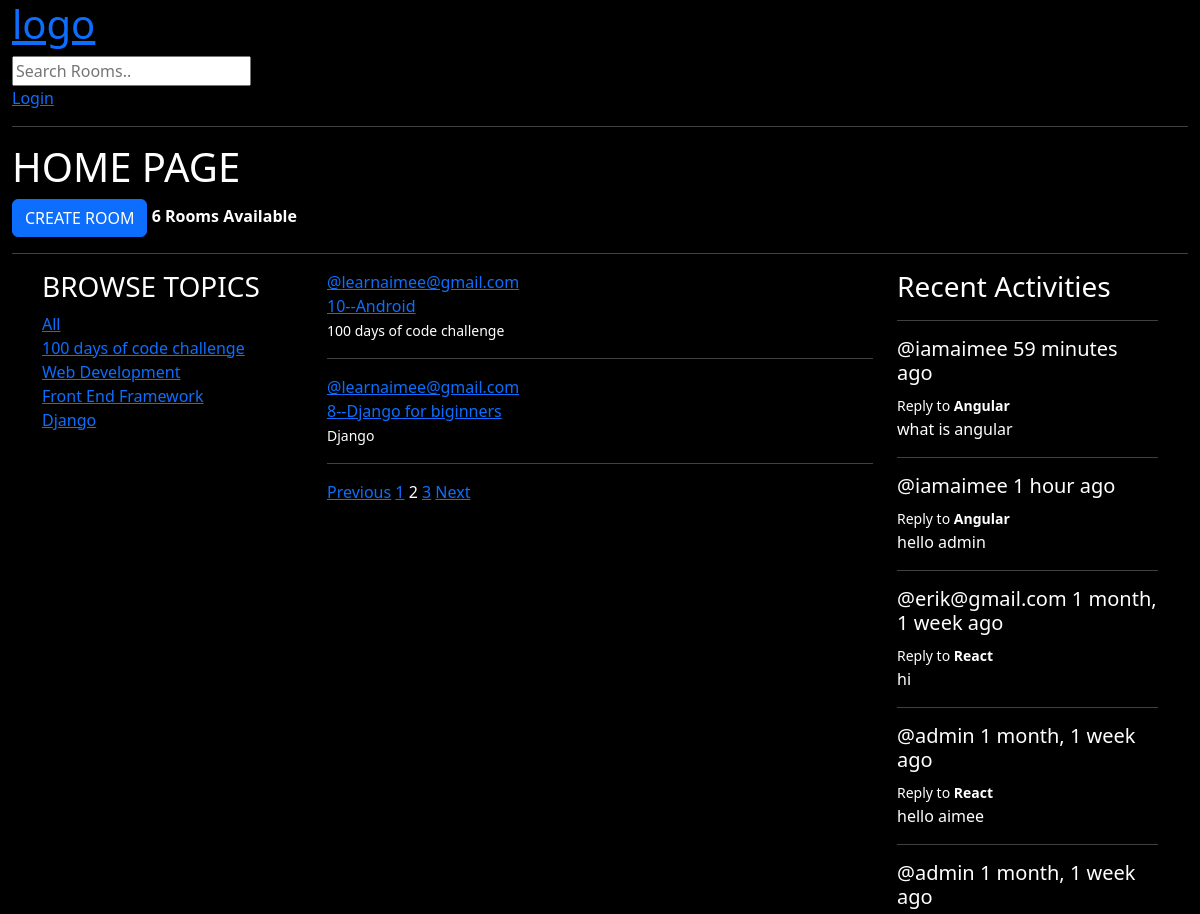
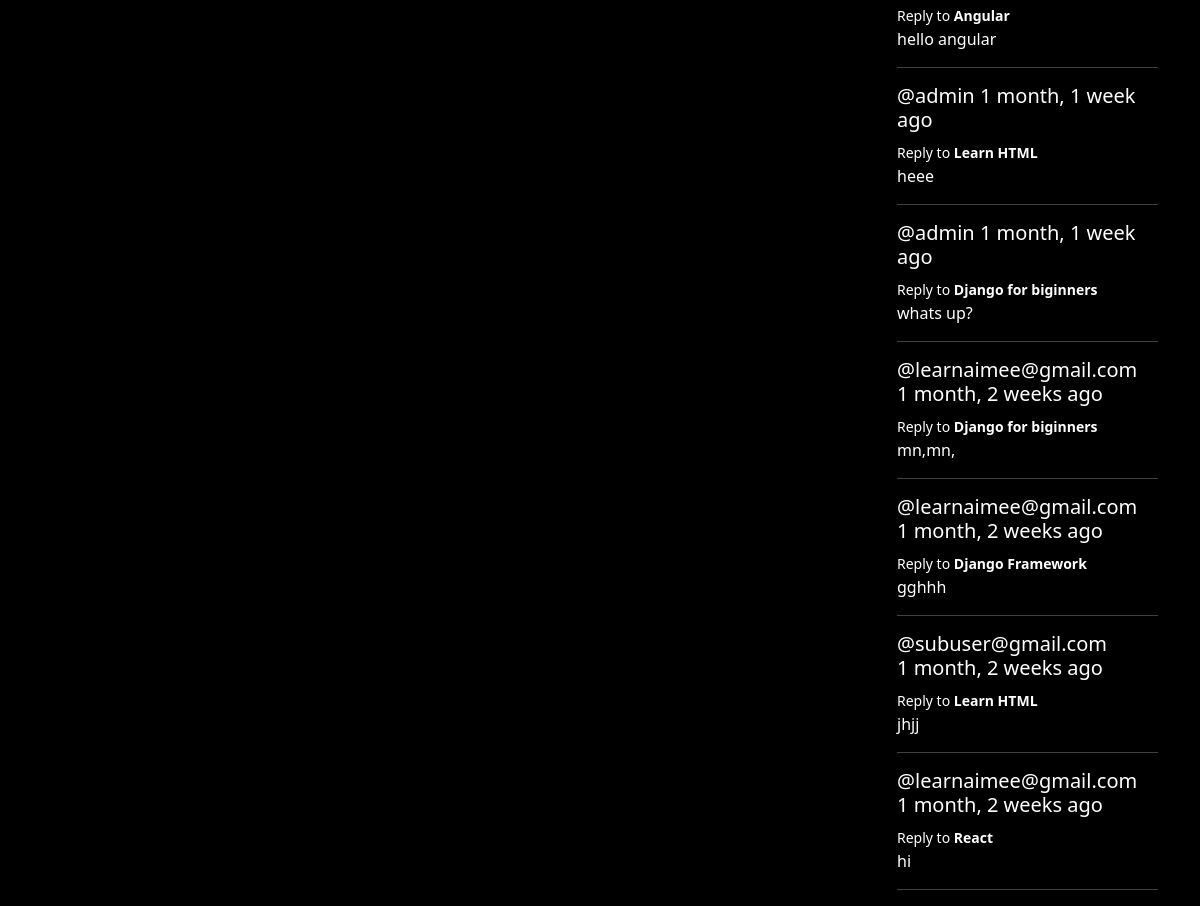
Screenshot of /?page=2 with the database file from the repository (2 pictures, top to bottom).
### base/models.py (models this page shows, shortened)
class Topic(models.Model):
    name = models.CharField(max_length=200)

class Room(models.Model):
    host= models.ForeignKey(User,on_delete=models.SET_NULL,null=True)
    topic = models.ForeignKey(Topic,on_delete=models.SET_NULL,null=True)
    name = models.CharField(max_length=200)
    description = models.TextField(null=True,blank=True)
    participants=models.ManyToManyField(User,related_name='participants',blank=True)
    updated= models.DateTimeField(auto_now=True)    # every save
    created =models.DateTimeField(auto_now_add=True)# first save
    class Meta:
        ordering =["-updated","-created"]
    def __str__(self):
        return self.name

class Messages(models.Model):
    user = models.ForeignKey(User,on_delete=models.CASCADE)
    room = models.ForeignKey(Room,on_delete=models.CASCADE)
    body =models.TextField()
    updated = models.DateTimeField(auto_now=True)  # every save
    created = models.DateTimeField(auto_now_add=True)  # first save

### base/views.py (the view)
# urls.py: path('',views.home,name="home"),
def home(request):
    q=request.GET.get('q') if request.GET.get('q')!=None else ''
    rooms = Room.objects.filter(
        Q(topic__name__icontains=q) |
        Q(name__icontains=q) |
        Q(description__icontains=q)
    )
    paginator = Paginator(rooms, 2)  # posts per page
    page = request.GET.get('page')
    try:
        queryset = paginator.page(page)
    except PageNotAnInteger:
        queryset = paginator.page(1)
    except EmptyPage:
        queryset = paginator.page(paginator.num_pages)
    topics =Topic.objects.all()
    room_count = rooms.count()
    room_msgs = Messages.objects.filter(Q(room__topic__name__icontains=q)).order_by('-created')
    context = {'rooms':queryset,'topics':topics,'room_count':room_count,'room_msgs':room_msgs}
    return render(request,"./base/home.html",context)

### templates/base/home.html
{% extends '../main.html' %}
{% block content %}
<div class="container-fluid">
  <h1>HOME PAGE</h1>
    <a  class="btn btn-primary" href="{% url 'create-room'%}">CREATE ROOM</a>
    <span><b>{{room_count}} Rooms Available</b></span>
<hr>
</div>
<div class="container">
    <div class="row">
        <div class="col-md-3">
         {% include './topics_component.html' %}
        </div>
        <div class="col-md-6">
       {% include './rooms_component.html' %}
        </div>
        <div class="col-md-3">
          {% include './activity_component.html' %}
        </div>
    </div>
</div>
{% endblock %}

### templates/base/topics_component.html
<div>
<h3>BROWSE TOPICS</h3>
<a href="{% url 'home' %}">All</a>
{% for topic in topics %}
<div>
<a href="{% url 'home' %}?q={{topic.name}}">{{topic.name}}</a>
</div>
{% endfor %}
</div>

### templates/base/rooms_component.html (shortened to what this page needs)
<div>
{% for room in rooms %}
<div>
<span><a href="{% url 'profile' room.host.id %} ">@{{room.host.username}}</a></span>
<br>
<a type="button" class="pst-group-item pst-group-item-action">
{{room.id}}--<a href="{% url 'room' room.id %}">{{room.name}}</a>
</a>
<br>
<small>{{room.topic.name}}</small>
<br>
<hr>
</div>
{% endfor %}
</div>
     <div>
        {% if rooms.has_previous %}
         <a href="?page={{ rooms.previous_page_number }}">Previous</a>
        {% else %}
        <a>Previous</a>
        {% endif %}
        {% for i in rooms.paginator.page_range %}
        {% if rooms.number == i %}
        <span>{{ i }} </span>
        {% else %}
        <a href="?page={{ i }}">{{ i }}</a>
        {% endif %}
        {% endfor %}
        {% if rooms.has_next %}
        <a href="?page={{ rooms.next_page_number }}">Next</a>
        {% else %}
       <a >Next</a>
        {% endif %}
     </div>

### templates/base/activity_component.html (shortened to what this page needs)
<div>
<h3>Recent Activities</h3>
<hr>
{% for msg in room_msgs%}
<div>
    <h5>@{{msg.user}}  {{msg.created|timesince}} ago</h5>
    <small>Reply to <strong>{{msg.room}}</strong></small>
    <p>{{msg.body}}</p>
</div>
<hr>
{% endfor %}
</div>

### static/styles/main.css (style rules this page uses)
body { background-color:black; color: white; }

### rows the page displays
Topic: name "100 days of code challenge"
Topic: name "Web Development"
Topic: name "Front End Framework"
Topic: name "Django"
Room: host.username "learnaimee@gmail.com", id "10", name "Android", topic.name "100 days of code challenge"
Room: host.username "learnaimee@gmail.com", id "8", name "Django for biginners", topic.name "Django"
Messages: user "iamaimee", created "59 minutes", room "Angular", body "what is angular"
Messages: user "iamaimee", created "1 hour", room "Angular", body "hello admin"
Messages: user "erik@gmail.com", created "1 month, 1 week", room "React", body "hi"
Messages: user "admin", created "1 month, 1 week", room "React", body "hello aimee"
Messages: user "admin", created "1 month, 1 week", room "Angular", body "hello angular"
Messages: user "admin", created "1 month, 1 week", room "Learn HTML", body "heee"
Messages: user "admin", created "1 month, 1 week", room "Django for biginners", body "whats up?"
Messages: user "learnaimee@gmail.com", created "1 month, 2 weeks", room "Django for biginners", body "mn,mn,"
Messages: user "learnaimee@gmail.com", created "1 month, 2 weeks", room "Django Framework", body "gghhh"
Messages: user "subuser@gmail.com", created "1 month, 2 weeks", room "Learn HTML", body "jhjj"
Messages: user "learnaimee@gmail.com", created "1 month, 2 weeks", room "React", body "hi"

### other values shown
{{ room_count }} "6"
{{ i }} "1" "3"
{{ i }} "2"
